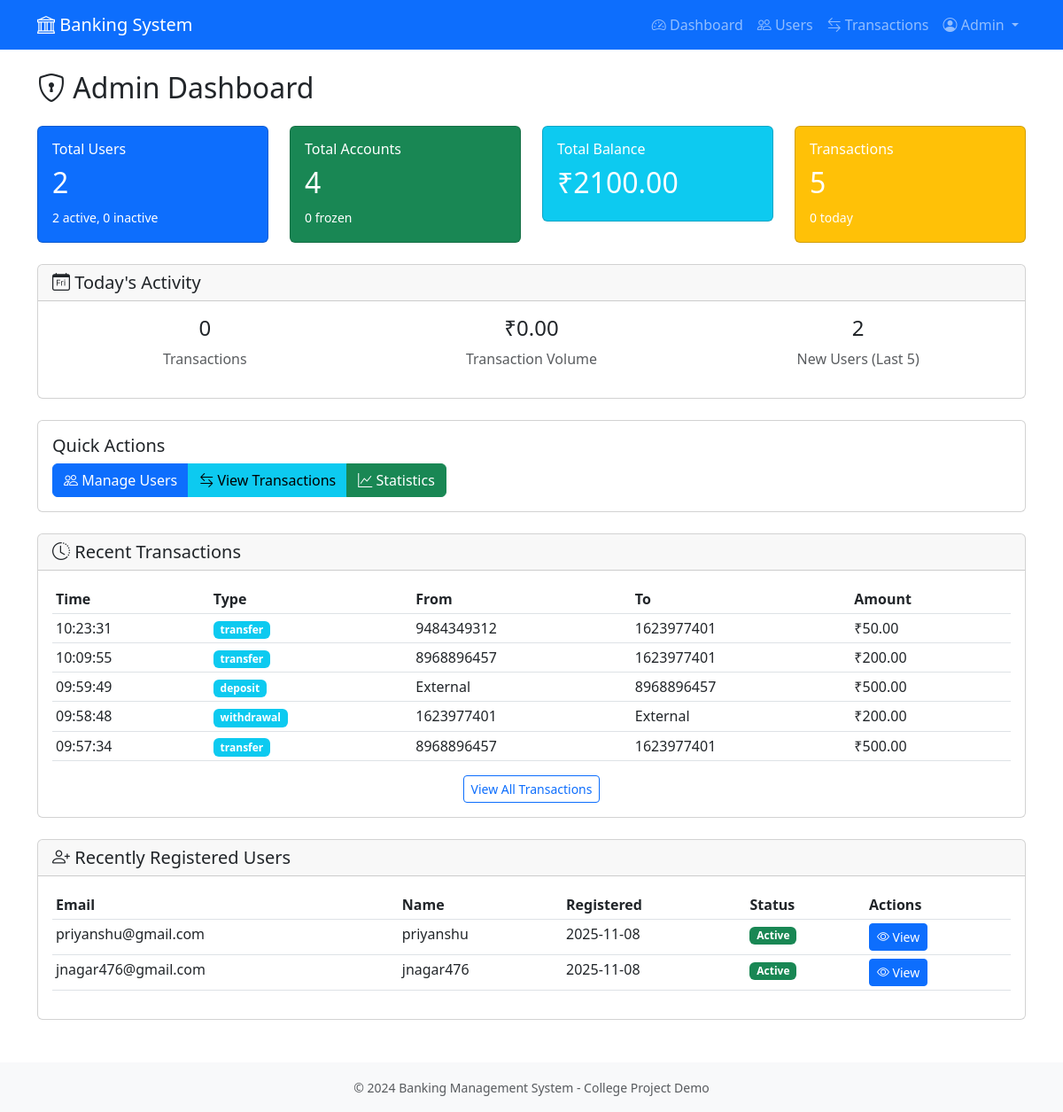
The app's page /admin/dashboard (signed in), older data.
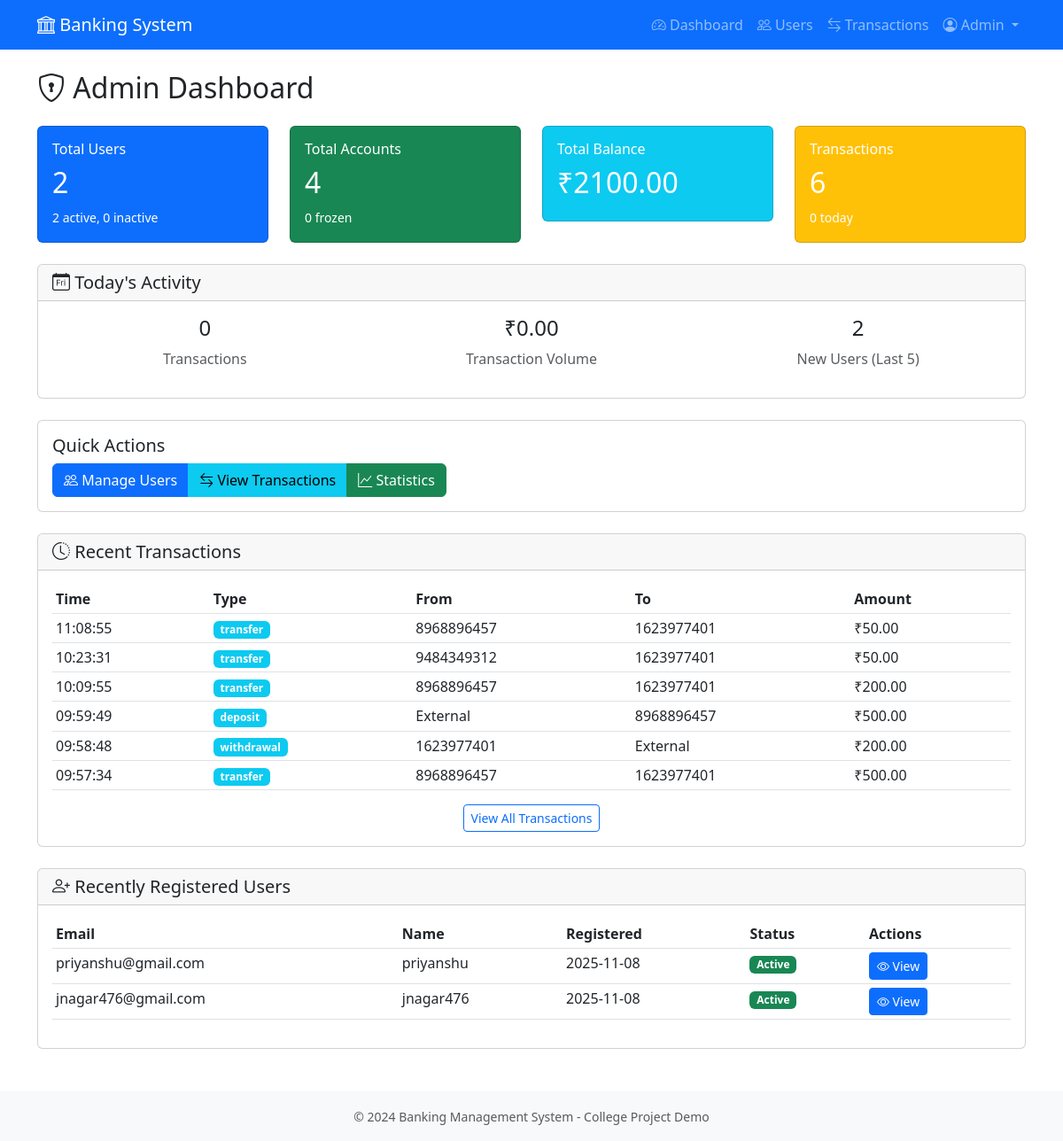
The same page, newer data.
### app/models.py (models this page shows, shortened)
class Transaction(db.Model):
    __tablename__ = 'transactions'
    id = db.Column(db.Integer, primary_key=True)
    from_account_id = db.Column(db.Integer, db.ForeignKey('accounts.id'), nullable=True, index=True)
    to_account_id = db.Column(db.Integer, db.ForeignKey('accounts.id'), nullable=True, index=True)
    amount = db.Column(db.Integer, nullable=False)  # Stored in cents
    transaction_type = db.Column(db.String(20), nullable=False)  # 'transfer', 'deposit', 'withdrawal'
    description = db.Column(db.String(255), nullable=True)
    timestamp = db.Column(db.DateTime, default=get_ist_now, nullable=False, index=True)
    def get_amount(self):
        return self.amount / 100.0

class Account(db.Model):
    __tablename__ = 'accounts'
    id = db.Column(db.Integer, primary_key=True)
    user_id = db.Column(db.Integer, db.ForeignKey('users.id'), nullable=False, index=True)
    account_number = db.Column(db.String(20), unique=True, nullable=False, index=True)
    account_type = db.Column(db.String(20), nullable=False)  # 'checking' or 'savings'
    balance = db.Column(db.Integer, default=0, nullable=False)  # Stored in cents
    is_frozen = db.Column(db.Boolean, default=False, nullable=False)
    created_at = db.Column(db.DateTime, default=get_ist_now, nullable=False)
    transactions_sent = db.relationship(
        'Transaction',
        foreign_keys='Transaction.from_account_id',
        backref='source_account',
        lazy='dynamic'
    )
    transactions_received = db.relationship(
        'Transaction',
        foreign_keys='Transaction.to_account_id',
        backref='destination_account',
        lazy='dynamic'
    )

class User(UserMixin, db.Model):
    __tablename__ = 'users'
    id = db.Column(db.Integer, primary_key=True)
    email = db.Column(db.String(120), unique=True, nullable=False, index=True)
    password_hash = db.Column(db.String(255), nullable=False)
    full_name = db.Column(db.String(100), nullable=False)
    phone = db.Column(db.String(20), nullable=True)
    is_admin = db.Column(db.Boolean, default=False, nullable=False)
    is_active = db.Column(db.Boolean, default=True, nullable=False)
    created_at = db.Column(db.DateTime, default=get_ist_now, nullable=False)
    accounts = db.relationship('Account', backref='owner', lazy='dynamic', cascade='all, delete-orphan')

### app/routes/admin_routes.py (the view)
@bp.route('/dashboard')
@login_required
@admin_required
def dashboard():
    total_users = User.query.count()
    active_users = User.query.filter_by(is_active=True).count()
    inactive_users = User.query.filter_by(is_active=False).count()
    total_accounts = Account.query.count()
    frozen_accounts = Account.query.filter_by(is_frozen=True).count()
    total_balance_cents = db.session.query(func.sum(Account.balance)).scalar() or 0
    total_balance = total_balance_cents / 100.0
    total_transactions = Transaction.query.count()
    now_ist = datetime.utcnow() + timedelta(hours=5, minutes=30)
    today_start = now_ist.replace(hour=0, minute=0, second=0, microsecond=0)
    transactions_today = Transaction.query.filter(Transaction.timestamp >= today_start).count()
    today_volume_cents = db.session.query(func.sum(Transaction.amount)).filter(
        Transaction.timestamp >= today_start
    ).scalar() or 0
    today_volume = today_volume_cents / 100.0
    recent_transactions = Transaction.query.order_by(desc(Transaction.timestamp)).limit(10).all()
    recent_users = User.query.order_by(desc(User.created_at)).limit(5).all()
    return render_template(
        'admin/dashboard.html',
        title='Admin Dashboard',
        total_users=total_users,
        active_users=active_users,
        inactive_users=inactive_users,
        total_accounts=total_accounts,
        frozen_accounts=frozen_accounts,
        total_balance=total_balance,
        total_transactions=total_transactions,
        transactions_today=transactions_today,
        today_volume=today_volume,
        recent_transactions=recent_transactions,
        recent_users=recent_users
    )

### app/routes/admin_routes.py (called while the page is built)
def admin_required(f):
    @wraps(f)
    def decorated_function(*args, **kwargs):
        if not current_user.is_authenticated:
            flash('Please log in to access this page.', 'warning')
            return redirect(url_for('auth.admin_login'))
        if not isinstance(current_user, Admin):
            flash('Access denied. Admin privileges required.', 'danger')
            abort(403)  # Forbidden
        return f(*args, **kwargs)
    return decorated_function

### app/templates/admin/dashboard.html (shortened to what the changed rows need)
{% extends "layout.html" %}
{% block content %}
<h2 class="mb-4">
    <i class="bi bi-shield-lock"></i> Admin Dashboard
</h2>
<div class="row mb-4">
    <div class="col-md-3">
        <div class="card bg-primary text-white">
            <div class="card-body">
                <h2>{{ total_users }}</h2>
            </div>
        </div>
    </div>
    <div class="col-md-3">
        <div class="card bg-success text-white">
            <div class="card-body">
                <h2>{{ total_accounts }}</h2>
            </div>
        </div>
    </div>
    <div class="col-md-3">
        <div class="card bg-info text-white">
            <div class="card-body">
                <h2>₹{{ "%.2f"|format(total_balance) }}</h2>
            </div>
        </div>
    </div>
    <div class="col-md-3">
        <div class="card bg-warning text-white">
            <div class="card-body">
                <h6 class="card-title">Transactions</h6>
                <h2>{{ total_transactions }}</h2>
                <small>{{ transactions_today }} today</small>
            </div>
        </div>
    </div>
</div>
<div class="card mb-4">
    <div class="card-body">
        {% if recent_transactions %}
            <div class="table-responsive">
                <table class="table table-sm table-hover">
                    <thead>
                        <tr>
                            <th>Time</th>
                            <th>Type</th>
                            <th>From</th>
                            <th>To</th>
                            <th>Amount</th>
                        </tr>
                    </thead>
                    <tbody>
                        {% for transaction in recent_transactions %}
                        <tr>
                            <td>{{ transaction.timestamp.strftime('%H:%M:%S') }}</td>
                            <td><span class="badge bg-info">{{ transaction.transaction_type }}</span></td>
                            <td>
                                {% if transaction.source_account %}
                                    {{ transaction.source_account.account_number }}
                                {% else %}
                                    External
                                {% endif %}
                            </td>
                            <td>
                                {% if transaction.destination_account %}
                                    {{ transaction.destination_account.account_number }}
                                {% else %}
                                    External
                                {% endif %}
                            </td>
                            <td>₹{{ "%.2f"|format(transaction.get_amount()) }}</td>
                        </tr>
                        {% endfor %}
                    </tbody>
                </table>
            </div>
        {% else %}
            <p class="text-muted mb-0">No recent transactions.</p>
        {% endif %}
    </div>
</div>
<div class="card">
    <div class="card-body">
        {% if recent_users %}
            <div class="table-responsive">
                <table class="table table-sm">
                    <thead>
                        <tr>
                            <th>Email</th>
                            <th>Name</th>
                            <th>Registered</th>
                            <th>Status</th>
                            <th>Actions</th>
                        </tr>
                    </thead>
                    <tbody>
                        {% for user in recent_users %}
                        <tr>
                            <td>{{ user.email }}</td>
                            <td>{{ user.full_name }}</td>
                            <td>{{ user.created_at.strftime('%Y-%m-%d') }}</td>
                            <td>
                                {% if user.is_active %}
                                    <span class="badge bg-success">Active</span>
                                {% else %}
                                    <span class="badge bg-danger">Inactive</span>
                                {% endif %}
                            </td>
                            <td>
                                <a href="{{ url_for('admin.user_details', user_id=user.id) }}" class="btn btn-sm btn-primary">
                                    <i class="bi bi-eye"></i> View
                                </a>
                            </td>
                        </tr>
                        {% endfor %}
                    </tbody>
                </table>
            </div>
        {% else %}
            <p class="text-muted mb-0">No users registered yet.</p>
        {% endif %}
    </div>
</div>
{% endblock %}

Row changes from the older to the newer data that the page shows:
added Transaction: get_amount "50.00"
Text that changed along with them:
{{ total_transactions }}: "5" → "6"
